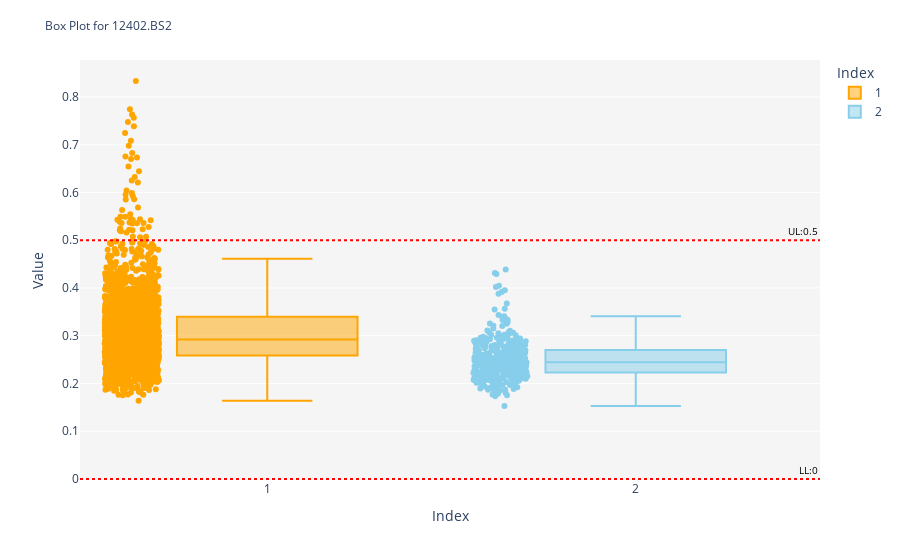
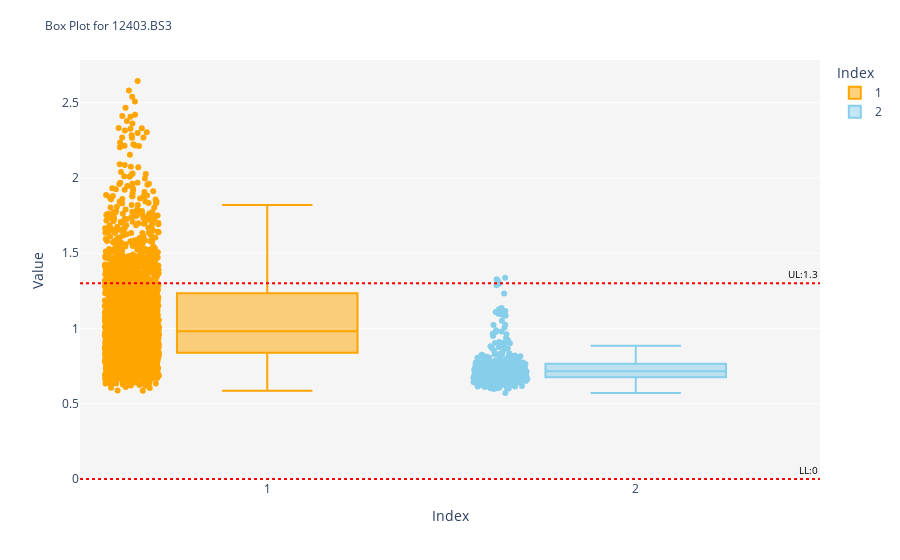
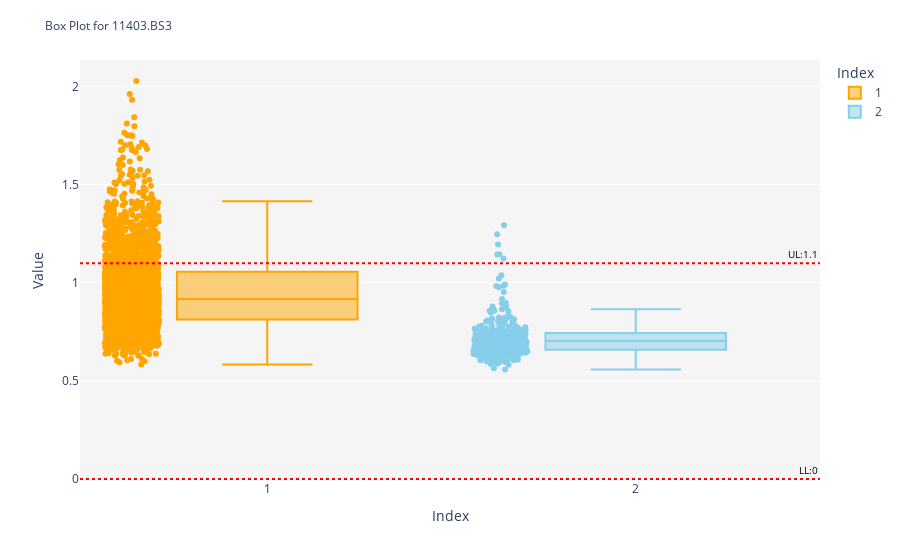
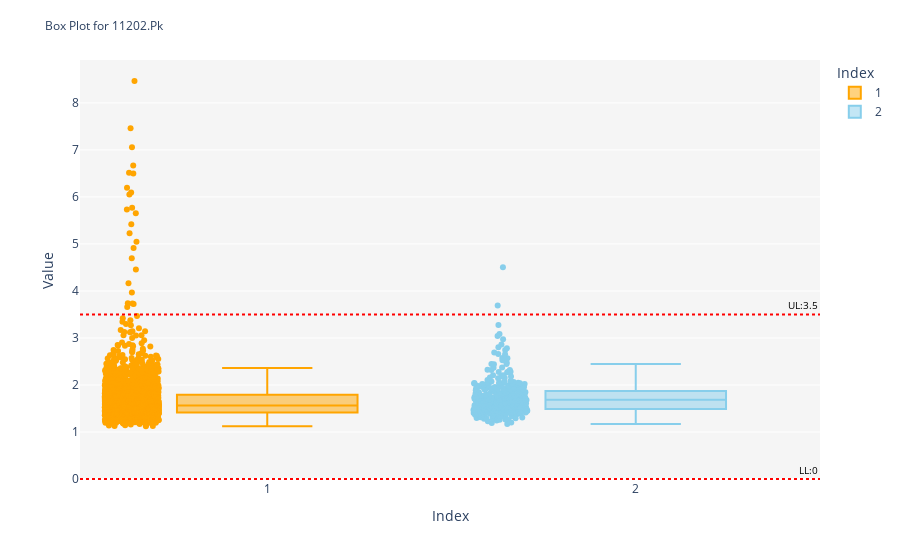

The code cell stored with these charts, in order, in its notebook:
### Markdown cell above
### Rozdelenie podľa INDEXOV - BOSCH

### Code cell
for param in parameter_list:
    UL=df[df["Feature"]==param]["UpperLimit"].iloc[0]
    LL=df[df["Feature"]==param]["LowerLimit"].iloc[0]
    fig=px.box(df[df["Feature"]==param], x="Index", y="Value", points="all", color="Index", color_discrete_map={"1":"orange","2":"skyblue"})
    fig.add_hline(y=UL, line_dash="dot", line_color="red", annotation_text=f'UL:{UL}',annotation_font=dict(size=10, color='black')) #pridanie tolerancie do grafu
    fig.add_hline(y=LL, line_dash="dot", line_color="red", annotation_text=f'LL:{LL}',annotation_font=dict(size=10, color='black'))
    fig.update_layout(title=f"Box Plot for {param}", title_font_size=12)
    fig.update_traces(marker=dict(size=4,line=dict(width=0.5,color='palegreen')),selector=dict(mode='markers'))
    fig.update_layout(plot_bgcolor='whitesmoke')
    fig.show()

### Figure 1 — Plotly figure (JSON) as saved in the notebook; plotly's stock layout.template omitted (floating-point values rounded to 4 significant figures; data arrays with more than 128 entries replaced by an {"elided": "..."} marker saying what was removed)
{"data": [{"alignmentgroup": "True", "boxpoints": "all", "hovertemplate": "Index=%{x}<br>Value=%{y}<extra></extra>", "legendgroup": "1", "marker": {"color": "orange"}, "name": "1", "notched": false, "offsetgroup": "1", "orientation": "v", "showlegend": true, "type": "box", "x": {"elided": "2306 str values"}, "x0": " ", "xaxis": "x", "y": {"elided": "2306 float values"}, "y0": " ", "yaxis": "y"}, {"alignmentgroup": "True", "boxpoints": "all", "hovertemplate": "Index=%{x}<br>Value=%{y}<extra></extra>", "legendgroup": "2", "marker": {"color": "skyblue"}, "name": "2", "notched": false, "offsetgroup": "2", "orientation": "v", "showlegend": true, "type": "box", "x": {"elided": "369 str values"}, "x0": " ", "xaxis": "x", "y": {"elided": "369 float values"}, "y0": " ", "yaxis": "y"}], "layout": {"annotations": [{"font": {"color": "black", "size": 10}, "showarrow": false, "text": "UL:0.5", "x": 1, "xanchor": "right", "xref": "x domain", "y": 0.5, "yanchor": "bottom", "yref": "y"}, {"font": {"color": "black", "size": 10}, "showarrow": false, "text": "LL:0", "x": 1, "xanchor": "right", "xref": "x domain", "y": 0, "yanchor": "bottom", "yref": "y"}], "autosize": true, "boxmode": "overlay", "legend": {"title": {"text": "Index"}, "tracegroupgap": 0}, "margin": {"t": 60}, "plot_bgcolor": "whitesmoke", "shapes": [{"line": {"color": "red", "dash": "dot"}, "type": "line", "x0": 0, "x1": 1, "xref": "x domain", "y0": 0.5, "y1": 0.5, "yref": "y"}, {"line": {"color": "red", "dash": "dot"}, "type": "line", "x0": 0, "x1": 1, "xref": "x domain", "y0": 0, "y1": 0, "yref": "y"}], "title": {"font": {"size": 12}, "text": "Box Plot for 12402.BS2"}, "xaxis": {"anchor": "y", "autorange": true, "categoryarray": ["1", "2"], "categoryorder": "array", "domain": [0, 1], "range": [-0.5064, 1.5], "title": {"text": "Index"}, "type": "category"}, "yaxis": {"anchor": "x", "autorange": true, "domain": [0, 1], "range": [-0.004007, 0.8775], "title": {"text": "Value"}, "type": "linear"}}}

### Figure 2 — Plotly figure (JSON) as saved in the notebook; plotly's stock layout.template omitted (floating-point values rounded to 4 significant figures; data arrays with more than 128 entries replaced by an {"elided": "..."} marker saying what was removed)
{"data": [{"alignmentgroup": "True", "boxpoints": "all", "hovertemplate": "Index=%{x}<br>Value=%{y}<extra></extra>", "legendgroup": "1", "marker": {"color": "orange"}, "name": "1", "notched": false, "offsetgroup": "1", "orientation": "v", "showlegend": true, "type": "box", "x": {"elided": "2306 str values"}, "x0": " ", "xaxis": "x", "y": {"elided": "2306 float values"}, "y0": " ", "yaxis": "y"}, {"alignmentgroup": "True", "boxpoints": "all", "hovertemplate": "Index=%{x}<br>Value=%{y}<extra></extra>", "legendgroup": "2", "marker": {"color": "skyblue"}, "name": "2", "notched": false, "offsetgroup": "2", "orientation": "v", "showlegend": true, "type": "box", "x": {"elided": "369 str values"}, "x0": " ", "xaxis": "x", "y": {"elided": "369 float values"}, "y0": " ", "yaxis": "y"}], "layout": {"annotations": [{"font": {"color": "black", "size": 10}, "showarrow": false, "text": "UL:1.3", "x": 1, "xanchor": "right", "xref": "x domain", "y": 1.3, "yanchor": "bottom", "yref": "y"}, {"font": {"color": "black", "size": 10}, "showarrow": false, "text": "LL:0", "x": 1, "xanchor": "right", "xref": "x domain", "y": 0, "yanchor": "bottom", "yref": "y"}], "autosize": true, "boxmode": "overlay", "legend": {"title": {"text": "Index"}, "tracegroupgap": 0}, "margin": {"t": 60}, "plot_bgcolor": "whitesmoke", "shapes": [{"line": {"color": "red", "dash": "dot"}, "type": "line", "x0": 0, "x1": 1, "xref": "x domain", "y0": 1.3, "y1": 1.3, "yref": "y"}, {"line": {"color": "red", "dash": "dot"}, "type": "line", "x0": 0, "x1": 1, "xref": "x domain", "y0": 0, "y1": 0, "yref": "y"}], "title": {"font": {"size": 12}, "text": "Box Plot for 12403.BS3"}, "xaxis": {"anchor": "y", "autorange": true, "categoryarray": ["1", "2"], "categoryorder": "array", "domain": [0, 1], "range": [-0.5064, 1.5], "title": {"text": "Index"}, "type": "category"}, "yaxis": {"anchor": "x", "autorange": true, "domain": [0, 1], "range": [-0.01271, 2.784], "title": {"text": "Value"}, "type": "linear"}}}

### Figure 3 — Plotly figure (JSON) as saved in the notebook; plotly's stock layout.template omitted (floating-point values rounded to 4 significant figures; data arrays with more than 128 entries replaced by an {"elided": "..."} marker saying what was removed)
{"data": [{"alignmentgroup": "True", "boxpoints": "all", "hovertemplate": "Index=%{x}<br>Value=%{y}<extra></extra>", "legendgroup": "1", "marker": {"color": "orange"}, "name": "1", "notched": false, "offsetgroup": "1", "orientation": "v", "showlegend": true, "type": "box", "x": {"elided": "2306 str values"}, "x0": " ", "xaxis": "x", "y": {"elided": "2306 float values"}, "y0": " ", "yaxis": "y"}, {"alignmentgroup": "True", "boxpoints": "all", "hovertemplate": "Index=%{x}<br>Value=%{y}<extra></extra>", "legendgroup": "2", "marker": {"color": "skyblue"}, "name": "2", "notched": false, "offsetgroup": "2", "orientation": "v", "showlegend": true, "type": "box", "x": {"elided": "369 str values"}, "x0": " ", "xaxis": "x", "y": {"elided": "369 float values"}, "y0": " ", "yaxis": "y"}], "layout": {"annotations": [{"font": {"color": "black", "size": 10}, "showarrow": false, "text": "UL:1.1", "x": 1, "xanchor": "right", "xref": "x domain", "y": 1.1, "yanchor": "bottom", "yref": "y"}, {"font": {"color": "black", "size": 10}, "showarrow": false, "text": "LL:0", "x": 1, "xanchor": "right", "xref": "x domain", "y": 0, "yanchor": "bottom", "yref": "y"}], "autosize": true, "boxmode": "overlay", "legend": {"title": {"text": "Index"}, "tracegroupgap": 0}, "margin": {"t": 60}, "plot_bgcolor": "whitesmoke", "shapes": [{"line": {"color": "red", "dash": "dot"}, "type": "line", "x0": 0, "x1": 1, "xref": "x domain", "y0": 1.1, "y1": 1.1, "yref": "y"}, {"line": {"color": "red", "dash": "dot"}, "type": "line", "x0": 0, "x1": 1, "xref": "x domain", "y0": 0, "y1": 0, "yref": "y"}], "title": {"font": {"size": 12}, "text": "Box Plot for 11403.BS3"}, "xaxis": {"anchor": "y", "autorange": true, "categoryarray": ["1", "2"], "categoryorder": "array", "domain": [0, 1], "range": [-0.5064, 1.5], "title": {"text": "Index"}, "type": "category"}, "yaxis": {"anchor": "x", "autorange": true, "domain": [0, 1], "range": [-0.009751, 2.136], "title": {"text": "Value"}, "type": "linear"}}}

### Figure 4 — Plotly figure (JSON) as saved in the notebook; plotly's stock layout.template omitted (floating-point values rounded to 4 significant figures; data arrays with more than 128 entries replaced by an {"elided": "..."} marker saying what was removed)
{"data": [{"alignmentgroup": "True", "boxpoints": "all", "hovertemplate": "Index=%{x}<br>Value=%{y}<extra></extra>", "legendgroup": "1", "marker": {"color": "orange"}, "name": "1", "notched": false, "offsetgroup": "1", "orientation": "v", "showlegend": true, "type": "box", "x": {"elided": "2306 str values"}, "x0": " ", "xaxis": "x", "y": {"elided": "2306 float values"}, "y0": " ", "yaxis": "y"}, {"alignmentgroup": "True", "boxpoints": "all", "hovertemplate": "Index=%{x}<br>Value=%{y}<extra></extra>", "legendgroup": "2", "marker": {"color": "skyblue"}, "name": "2", "notched": false, "offsetgroup": "2", "orientation": "v", "showlegend": true, "type": "box", "x": {"elided": "369 str values"}, "x0": " ", "xaxis": "x", "y": {"elided": "369 float values"}, "y0": " ", "yaxis": "y"}], "layout": {"annotations": [{"font": {"color": "black", "size": 10}, "showarrow": false, "text": "UL:3.5", "x": 1, "xanchor": "right", "xref": "x domain", "y": 3.5, "yanchor": "bottom", "yref": "y"}, {"font": {"color": "black", "size": 10}, "showarrow": false, "text": "LL:0", "x": 1, "xanchor": "right", "xref": "x domain", "y": 0, "yanchor": "bottom", "yref": "y"}], "autosize": true, "boxmode": "overlay", "legend": {"title": {"text": "Index"}, "tracegroupgap": 0}, "margin": {"t": 60}, "plot_bgcolor": "whitesmoke", "shapes": [{"line": {"color": "red", "dash": "dot"}, "type": "line", "x0": 0, "x1": 1, "xref": "x domain", "y0": 3.5, "y1": 3.5, "yref": "y"}, {"line": {"color": "red", "dash": "dot"}, "type": "line", "x0": 0, "x1": 1, "xref": "x domain", "y0": 0, "y1": 0, "yref": "y"}], "title": {"font": {"size": 12}, "text": "Box Plot for 11202.Pk"}, "xaxis": {"anchor": "y", "autorange": true, "categoryarray": ["1", "2"], "categoryorder": "array", "domain": [0, 1], "range": [-0.5064, 1.5], "title": {"text": "Index"}, "type": "category"}, "yaxis": {"anchor": "x", "autorange": true, "domain": [0, 1], "range": [-0.0407, 8.913], "title": {"text": "Value"}, "type": "linear"}}}
